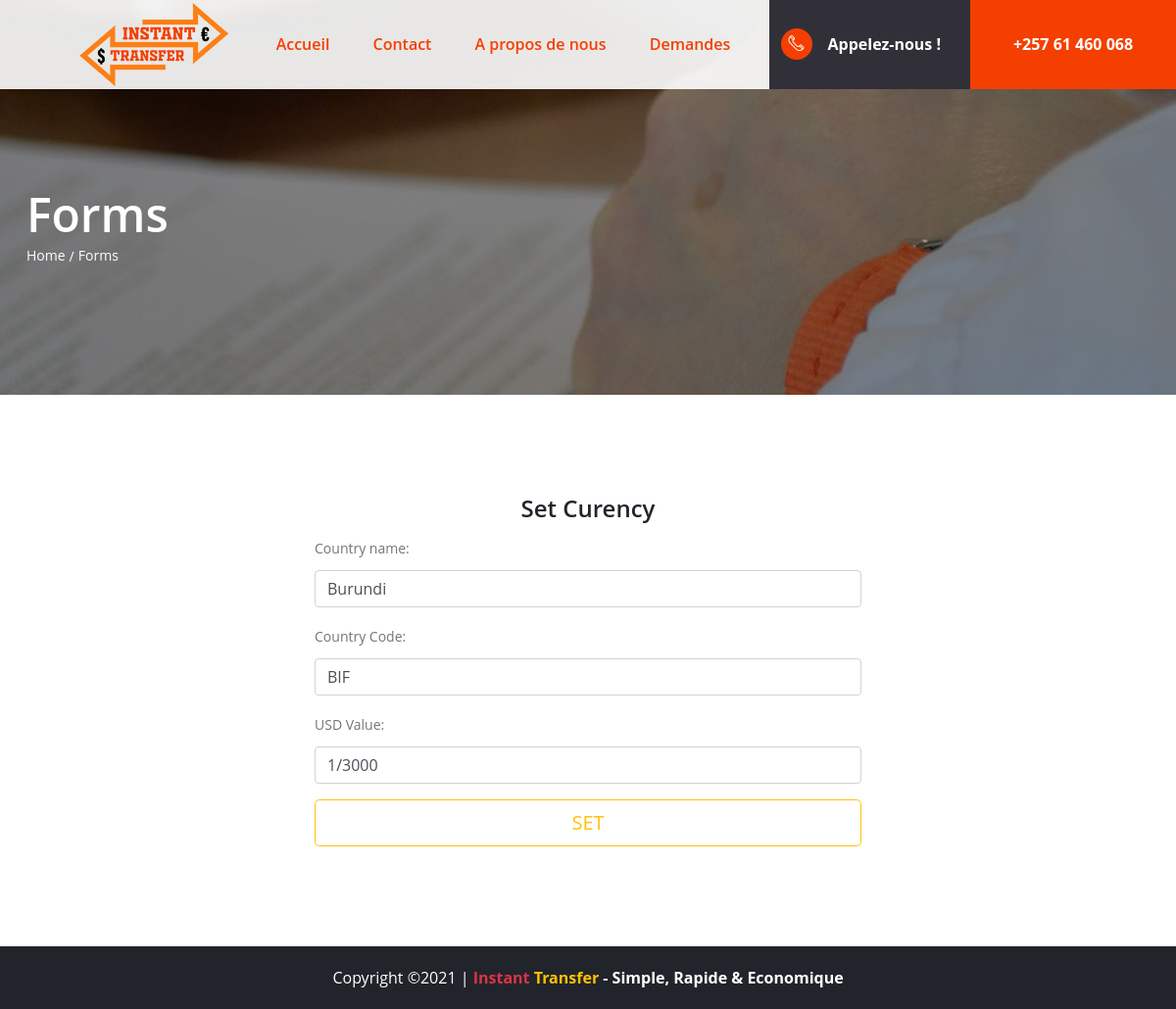
/cv-admin/update/2/ (signed in), run on an earlier commit of the app's database.
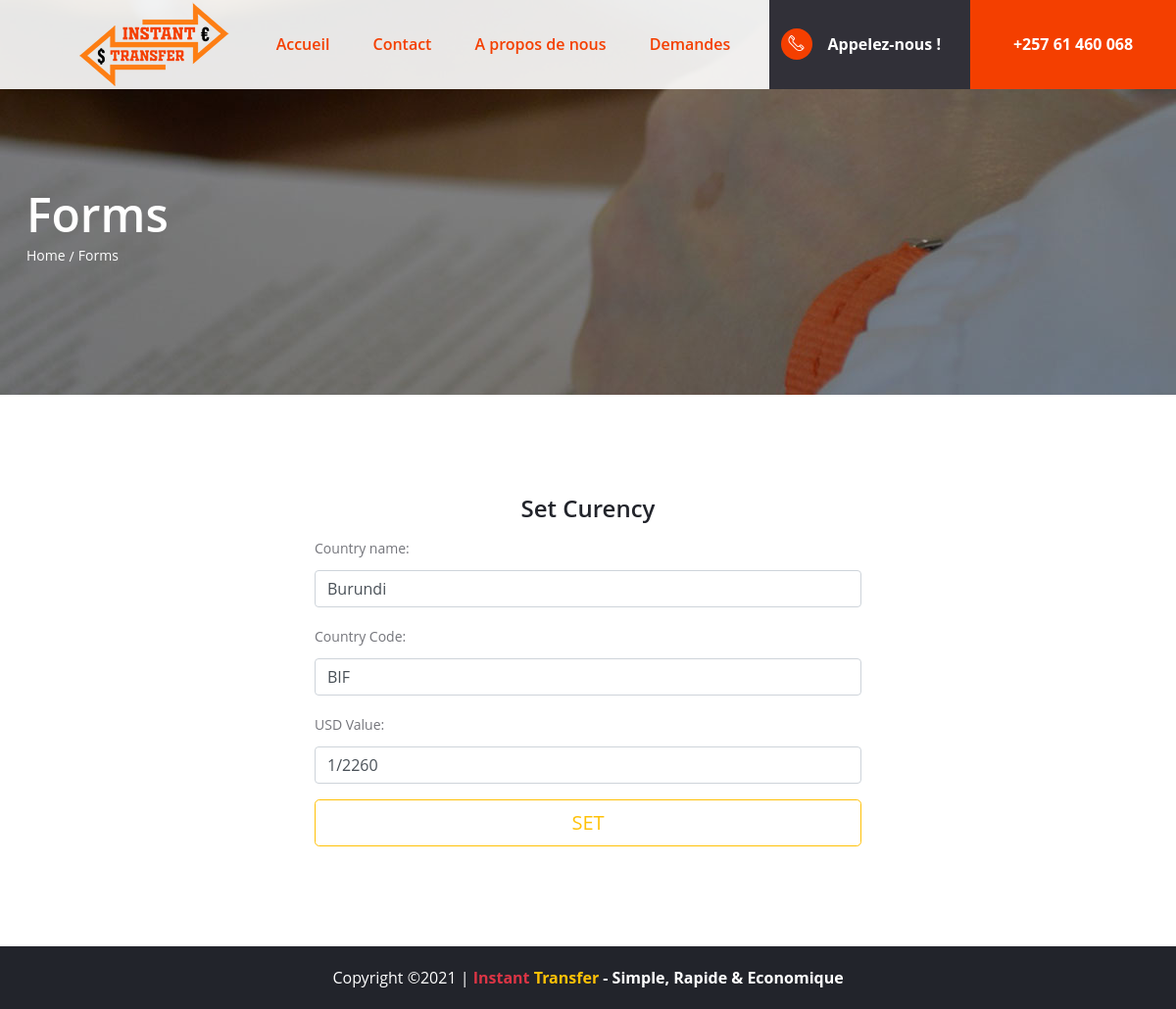
And on a later commit of the database.
### currencyConverter/models.py (models this page shows, shortened)
class Country(models.Model):
	name = models.CharField(max_length=20)
	currency = models.CharField(max_length=20)
	usd_value = models.CharField(max_length=20)

### currencyConverter/views.py (the view)
# urls.py: path('cv-admin/update/<country_id>/', views.update, name='update'),
@login_required(login_url='/login/')
def update(request, country_id):
	country = Country.objects.get(id=country_id)
	form = CountryForm(request.POST,  instance=country)
	if(request.method == 'POST'):
		if(form.is_valid()):
			form.save()
			return redirect('admin')
	form = CountryForm(instance=country)
	return render(request, "forms.html", locals())

### currencyConverter/forms.py
class CountryForm(forms.ModelForm):
	name = forms.CharField( widget=forms.TextInput(
		attrs={'placeholder':'Country name','class':'form-control'}),
		label='Country name'
		)
	currency = forms.CharField( widget=forms.TextInput(
		attrs={'placeholder':'Currency','class':'form-control'}),
		label='Country Code'
		)
	usd_value = forms.CharField(widget=forms.TextInput(
			attrs={'placeholder':'Country currency usd value','class':'form-control'}),
		label='USD Value'
		)
	class Meta:
		model = Country
		fields = '__all__'

### currencyConverter/templates/forms.html (shortened to what this page needs)
{% extends 'index.html' %}
{% load static %}
{% block banner %}
    <section class="page-top-section set-bg" data-setbg=" {% static 'img/page-top-bg/1.jpg' %} ">
        <div class="container">
            <h2>Forms</h2>
            <nav class="site-breadcrumb">
                <a class="sb-item" href="#">Home</a>
                <span class="sb-item active">Forms</span>
            </nav>
        </div>
    </section>
{% endblock %}
{% block content %}
{% if form %}
    <section class="form-section spad">
        <div class="container">
            <div class="row">
                <div class="col-lg-6 col-sm-12 offset-lg-3">
                    <div class="full">
                      <h4 class="card-title text-center">Set Curency</h4>
                        <form method="post" enctype="multipart/form-data" action="." class="form-signin">
                            <fieldset>
                               {{ form.as_p }}
                                <button class="btn btn-lg btn-outline-warning theme_color btn-block text-uppercase" type="submit">Set</button>
                            </fieldset>
                        </form>
                    </div>
                </div>
            </div>
        </div>
    </section>
{% endif %}
{% endblock %}

What changed in the data, as far as the page shows it:
changed Country "Burundi": usd_value "1/3000" → "1/2260"
